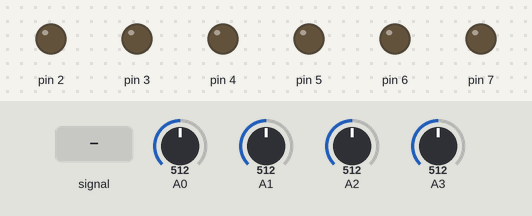
This sketch was run on a simulated Arduino Uno, built with avr-gcc and run on an emulated ATmega328P. Parts: output pins drawn as LEDs (lit = HIGH). The test bench sets the inputs (shaded band); at power-on: A0 = 512, A1 = 512, A2 = 512, A3 = 512.

Above: at 1.2 s.
1.3 s: A0 fed a 1000 Hz sine of ±255 counts around its level
At 1.9 s:
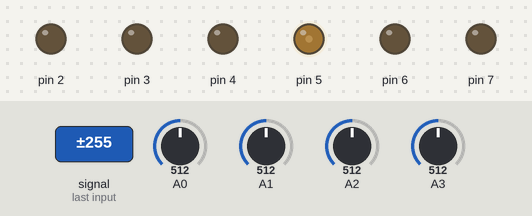
2.8 s: A1 fed a 2 Hz sine of ±306 counts around its level
At 3.16 s:
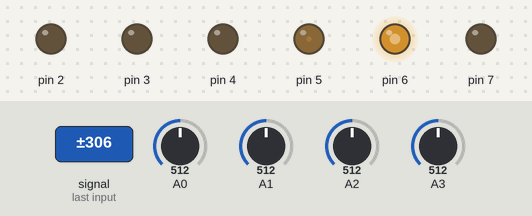
5.8 s: A0 set to 30
8.8 s: A1 fed a 1000 Hz sine of ±255 counts around its level
Timing chart, 0 to 11.3 s (numbered marks = the images above; inputs shaded):
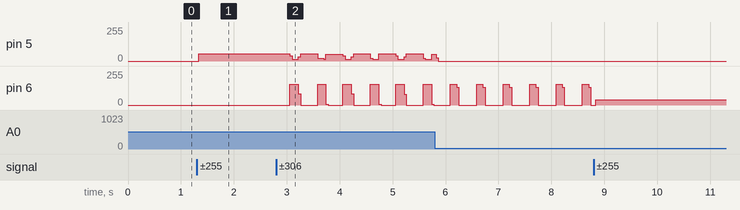

Measured:
- after the input at 1.3 s, pin 5: 0/255 → 55/255 at once

The sketch:

FirstUnit_ArdUNO.ino
```cpp
//Threshold for the microphone signal. This code works with a 8 bits precision (0 to 255).
int thr0 = 170;
int thr1 = 170;
int thr2 = 170;
int thr3 = 170;

void setup(){
  Serial.begin(9600);
  DDRD = DDRD | B11111100;//PORTD (Digital ports 0 - 7). 1 for enable output. B76543210. Take care with bits 0 and 1 (RX and TX respectively)

  cli();//disable interrupts for setting variables

  //clear ADCSRA and ADCSRB registers
  ADCSRA = 0x00;
  ADCSRB = 0x00;

  ADMUX |= (1 << REFS0); //set reference voltage. AREF pin must be connected to 3.3v or 5V pin depending on the maximum voltage of inputs
  ADMUX |= (1 << ADLAR); //left align the ADC value- so we can read highest 8 bits from ADCH register only

  ADCSRA |= (1 << ADPS2) | (1 << ADPS0); //set ADC clock with 32 prescaler- 16mHz/32=500kHz
  //ADCSRA |= (1 << ADATE); //enabble auto trigger. For this code, ADATE must be 0 in order to guarantee ADIF with 1 (convertion complete)
  ADCSRA |= (1 << ADIE); //enable interrupts when measurement complete
  ADCSRA |= (1 << ADEN); //enable ADC
  ADCSRA |= (1 << ADSC); //start ADC measurements

  sei();//enable interrupts
}

ISR(ADC_vect) {//when new ADC value ready
  //ADMUX has MUX3, MUX2, MUX1 and MUX0 bits in order to control the input signal coming from analog ports. 0000 for A0, 0001 for A1, 0010 for A2 and 0011 for A3
  PORTD = B00000000;//Turn off all PORTD
  ADCSRA |= (1 << ADSC);//Start analog port
  while (!(ADCSRA & (1 << ADIF))){}//Wait for the signal. This bit is 1 when the conversion is complete
  if(ADCH > thr0){//Testing if A0 signal is bigger than threshold
    PORTD = B00100000;
  }
  ADMUX = ADMUX | (1<<MUX0); //Changing for A1
    ADCSRA |= (1 << ADSC);//Start analog port
    while (!(ADCSRA & (1 << ADIF))){}
  if(ADCH > thr1){
    PORTD = B01000000;
  }
  ADMUX =  ADMUX | (1<<MUX1);//Changing for A3
    ADCSRA |= (1 << ADSC);//Start analog port
    while (!(ADCSRA & (1 << ADIF))){}
  if(ADCH > thr2){
    PORTD = B10000000;
  }
  ADMUX = ADMUX & ~(1<<MUX0);//Changing for A2
  ADCSRA |= (1 << ADSC);//Start analog port
    while (!(ADCSRA & (1 << ADIF))){}
  if(ADCH > thr3){
    PORTD = B00010000;
  }
  ADMUX = ADMUX & ~(1<<MUX1);//Changing for A0
  ADCSRA |= (1 << ADSC);//Start analog port in order to keep the ISR working and reading the first A0 signal and so on.
  //This code runs in a loop because analog ports continuosly receive a new signal coming from the microphones.
}

void loop(){//loop method is empty because the interrupt runs when a new ADC value is ready (every time)
}
```
